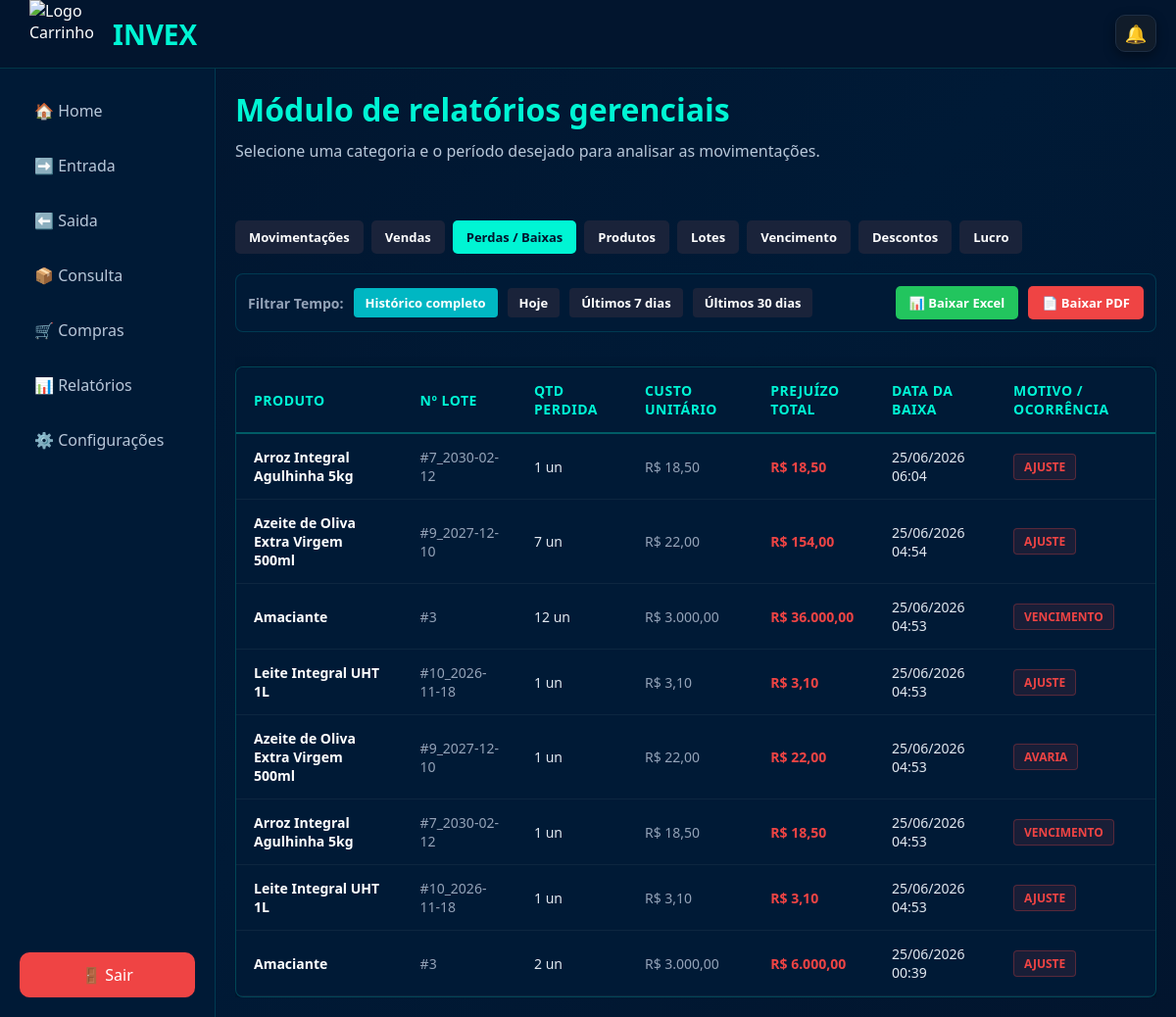
The page /painel_principal/relatorios/buscar_relatorio.php?tipo=baixas&periodo=todos (signed in) on the database its author committed.
### tables this page shows
CREATE TABLE `saida` (
  `id_saida` int(11) NOT NULL,
  `idlote` int(11) NOT NULL,
  `id_lote` int(11) NOT NULL,
  `criadopor_id` int(11) NOT NULL,
  `criadopor_nome` varchar(255) NOT NULL,
  `quantidade_saida` int(11) NOT NULL,
  `motivo_saida` varchar(255) NOT NULL,
  `data_saida` datetime NOT NULL
);

CREATE TABLE `produtos` (
  `idProduto` int(11) NOT NULL,
  `NomeProduto` varchar(100) NOT NULL,
  `MarcaProduto` varchar(100) NOT NULL,
  `Descricao` varchar(255) DEFAULT NULL,
  `idEmpresa` int(11) NOT NULL,
  `criadopor_nome` varchar(100) DEFAULT NULL,
  `criadoem` datetime DEFAULT CURRENT_TIMESTAMP,
  `criadopor_id` int(11) DEFAULT NULL,
  `preco_padrao_compra` decimal(10,2) NOT NULL DEFAULT '0.00',
  `preco_padrao_venda` decimal(10,2) NOT NULL DEFAULT '0.00',
  `estoque_minimo` int(11) NOT NULL DEFAULT '0',
  `estoque_minimo_original` int(11) DEFAULT NULL
);

CREATE TABLE `produtoslotes` (
  `idlote` int(11) NOT NULL,
  `idproduto` int(11) NOT NULL,
  `quantidade` int(11) NOT NULL,
  `validade` date DEFAULT NULL,
  `criado_em` datetime DEFAULT CURRENT_TIMESTAMP,
  `criadopor_id` int(11) NOT NULL,
  `criadopor_nome` varchar(255) DEFAULT NULL,
  `idEmpresa` int(11) DEFAULT NULL,
  `numero_lote` varchar(50) NOT NULL,
  `preco_compra` decimal(10,2) NOT NULL DEFAULT '0.00',
  `preco_venda` decimal(10,2) NOT NULL DEFAULT '0.00',
  `desconto` decimal(5,2) NOT NULL DEFAULT '0.00',
  `status_lote` enum('normal','promocao','vencido') NOT NULL DEFAULT 'normal'
);

### painel_principal/relatorios/includes/relatorio_baixas.php (the view, shortened to what this page needs)
<?php
$conn = new mysqli("localhost", "root", "usbw", "databasetcc");
$filtro_baixa = "";
$sql_baixas = "SELECT p.NomeProduto, l.numero_lote, l.preco_compra, s.quantidade_saida, s.data_saida, s.motivo_saida
               FROM saida s
               INNER JOIN produtoslotes l ON s.idlote = l.idlote
               INNER JOIN produtos p ON l.idproduto = p.IdProduto
               WHERE LOWER(s.motivo_saida) <> 'venda' " . $filtro_baixa . "
               ORDER BY s.id_saida DESC";
$resultado = $conn->query($sql_baixas);
?>
<?php include_once '../topo_notificacoes.php'; ?>
<div class="container-tabela">
    <table class="tabela-dados">
        <thead>
            <tr>
                <th>Produto</th>
                <th>Nº Lote</th>
                <th>Qtd Perdida</th>
                <th>Custo Unitário</th>
                <th>Prejuízo Total</th>
                <th>Data da Baixa</th>
                <th>Motivo / Ocorrência</th>
            </tr>
        </thead>
        <tbody>
            <?php
            if ($resultado->num_rows > 0) {
                while ($row = $resultado->fetch_assoc()) {
                    $data_baixa = ($row['data_saida']) ? date('d/m/Y H:i', strtotime($row['data_saida'])) : '-';
                    $qtd = intval($row['quantidade_saida']);
                    $custo_compra = floatval($row['preco_compra']);
                    $prejuizo_total = $custo_compra * $qtd;
                    echo "<tr>";
                    echo "<td style='font-weight: 600; color: #fff;'>" . htmlspecialchars($row['NomeProduto']) . "</td>";
                    echo "<td style='color: #94a3b8;'>#" . htmlspecialchars($row['numero_lote']) . "</td>";
                    echo "<td>" . $qtd . " un</td>";
                    echo "<td style='color: #94a3b8;'>R$ " . number_format($custo_compra, 2, ',', '.') . "</td>";
                    echo "<td><span class='valor-prejuizo'>R$ " . number_format($prejuizo_total, 2, ',', '.') . "</span></td>";
                    echo "<td>" . $data_baixa . "</td>";
                    echo "<td><span class='badge-perda'>" . htmlspecialchars($row['motivo_saida']) . "</span></td>";
                    echo "</tr>";
                }
            } else {
                echo "<tr><td colspan='7' style='text-align:center; color:#94a3b8; padding:25px;'>Nenhuma perda ou baixa registrada neste período.</td></tr>";
            }
            ?>
        </tbody>
    </table>
</div>

### painel_principal/relatorios/css/relatorios.css (style rules this page uses)
* { margin: 0; padding: 0; box-sizing: border-box; font-family: 'Segoe UI'; }
:root { --bg: #02152E; --sidebar: #001A36; --card: #001A36; --primary: #00F5D4; --secondary: #17D9B7; --border: #00B7C3; --text: #ffffff; --sub: #B8C7D9; }
body { background: linear-gradient( 135deg, #02152E 0%, #001A36 50%, #02152E 100% ); color: var(--text); }

### painel_principal/relatorios/includes/relatorio_baixas.php (style rules this page uses)
.container-tabela { width: 100%; margin-top: 20px; background: #001a36; border: 1px solid rgba(0, 245, 212, 0.2); border-radius: 8px; overflow: hidden; box-shadow: 0 4px 15px rgba(0, 0, 0, 0.3); }
.tabela-dados { width: 100%; border-collapse: collapse; text-align: left; font-family: sans-serif; }
.tabela-dados th { background-color: rgba(0, 245, 212, 0.08); color: #00F5D4; padding: 14px 18px; font-size: 14px; text-transform: uppercase; border-bottom: 2px solid rgba(0, 245, 212, 0.3); letter-spacing: 0.5px; }
.tabela-dados td { padding: 14px 18px; color: #e2e8f0; font-size: 14px; border-bottom: 1px solid rgba(255, 255, 255, 0.05); }
.badge-perda { display: inline-block; padding: 4px 10px; border-radius: 4px; font-size: 12px; font-weight: bold; text-transform: uppercase; background: rgba(239, 68, 68, 0.1); color: #ef4444; border: 1px solid rgba(239, 68, 68, 0.3); }
.valor-prejuizo { color: #ef4444; font-weight: bold; }

### painel_principal/relatorios/buscar_relatorio.php (style rules this page uses)
html, body { margin: 0; padding: 0; height: 100vh !important; max-height: 100vh !important; overflow: hidden !important; box-sizing: border-box; background-color: #02152E; }
.container-tabela { width: 100%; margin-top: 10px; background: #001a36; border: 1px solid rgba(0, 245, 212, 0.2); border-radius: 8px; box-shadow: 0 4px 15px rgba(0, 0, 0, 0.3); flex: 1 !important; overflow-y: auto !important; }
.tabela-dados { width: 100%; border-collapse: collapse; text-align: left; font-family: sans-serif; }
.tabela-dados th { background-color: #001a36 !important; color: #00F5D4; padding: 14px 18px; font-size: 14px; text-transform: uppercase; border-bottom: 2px solid rgba(0, 245, 212, 0.3); letter-spacing: 0.5px; position: sticky !important; top: 0 !important; z-index: 10 !important; }
.tabela-dados td { padding: 14px 18px; color: #e2e8f0; font-size: 14px; border-bottom: 1px solid rgba(255, 255, 255, 0.05); }

### rows shown on the page
saida: produtos.NomeProduto "Arroz Integral Agulhinha 5kg", idlote.numero_lote "7_2030-02-12", quantidade_saida "1", idlote.preco_compra "18,50", prejuizo_total "18,50", data_saida "25/06/2026 06:04", motivo_saida "AJUSTE"
saida: produtos.NomeProduto "Azeite de Oliva Extra Virgem 500ml", idlote.numero_lote "9_2027-12-10", quantidade_saida "7", idlote.preco_compra "22,00", prejuizo_total "154,00", data_saida "25/06/2026 04:54", motivo_saida "AJUSTE"
saida: produtos.NomeProduto "Amaciante", idlote.numero_lote "3", quantidade_saida "12", idlote.preco_compra "3.000,00", prejuizo_total "36.000,00", data_saida "25/06/2026 04:53", motivo_saida "VENCIMENTO"
saida: produtos.NomeProduto "Leite Integral UHT 1L", idlote.numero_lote "10_2026-11-18", quantidade_saida "1", idlote.preco_compra "3,10", prejuizo_total "3,10", data_saida "25/06/2026 04:53", motivo_saida "AJUSTE"
saida: produtos.NomeProduto "Azeite de Oliva Extra Virgem 500ml", idlote.numero_lote "9_2027-12-10", quantidade_saida "1", idlote.preco_compra "22,00", prejuizo_total "22,00", data_saida "25/06/2026 04:53", motivo_saida "AVARIA"
saida: produtos.NomeProduto "Arroz Integral Agulhinha 5kg", idlote.numero_lote "7_2030-02-12", quantidade_saida "1", idlote.preco_compra "18,50", prejuizo_total "18,50", data_saida "25/06/2026 04:53", motivo_saida "VENCIMENTO"
saida: produtos.NomeProduto "Leite Integral UHT 1L", idlote.numero_lote "10_2026-11-18", quantidade_saida "1", idlote.preco_compra "3,10", prejuizo_total "3,10", data_saida "25/06/2026 04:53", motivo_saida "AJUSTE"
saida: produtos.NomeProduto "Amaciante", idlote.numero_lote "3", quantidade_saida "2", idlote.preco_compra "3.000,00", prejuizo_total "6.000,00", data_saida "25/06/2026 00:39", motivo_saida "AJUSTE"
